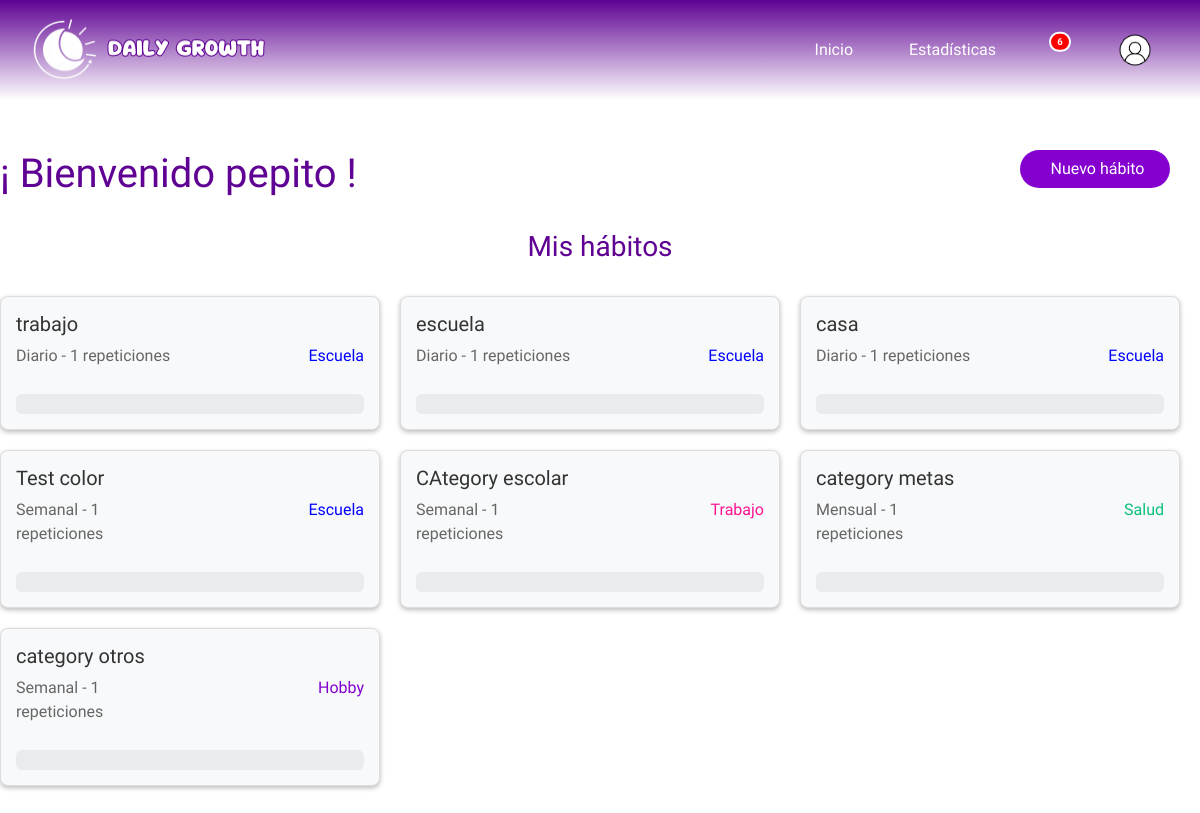
The app's page / (signed in), older data.
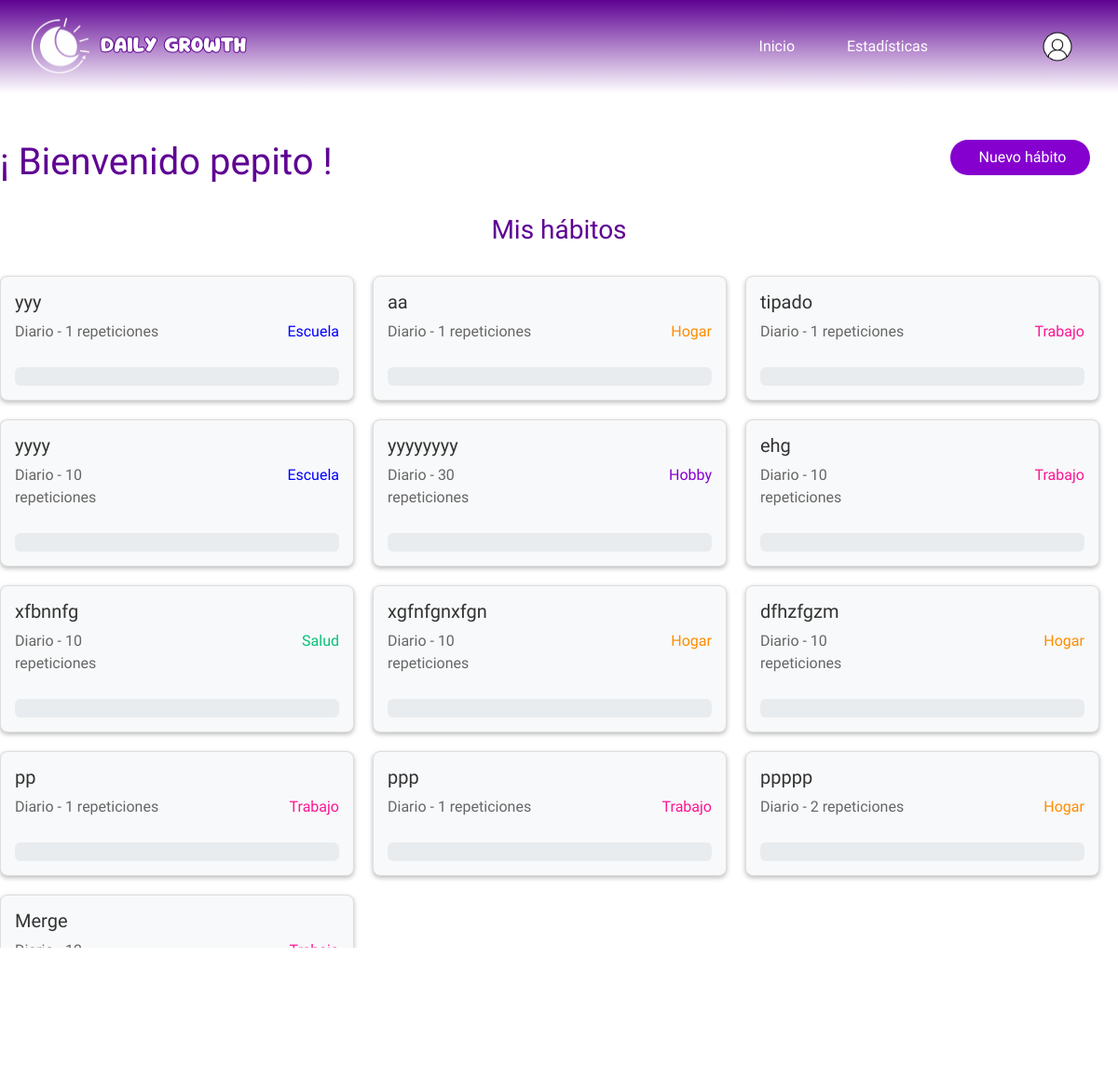
The same page, newer data.
### habit/models.py (models this page shows, shortened)
class Habit(models.Model):
    FREQUENCY = (
        ('Diario', 'Diario'),
        ('Semanal', 'Semanal'),
        ('Mensual', 'Mensual')
    )
    user = models.ForeignKey(User, on_delete=models.CASCADE)
    name = models.CharField(max_length=100)
    created_at = models.DateTimeField(auto_now_add=True)
    updated_at = models.DateTimeField(auto_now=True)
    frequency = models.CharField(max_length=50, choices=FREQUENCY, default='Diario')
    color = models.CharField(max_length=25, default='#FF0000')
    category = models.ForeignKey(Category, on_delete=models.CASCADE, default=1, related_name='habits')
    repetitions = models.PositiveIntegerField(default=1)
    current_progress = models.PositiveIntegerField(default=0)
    last_reset = models.DateTimeField(default=timezone.now)
    def reset_progress_if_needed(self):
        now = timezone.now()
        if self.frequency == 'Diario' and self.last_reset.date() < now.date():
            self.current_progress = 0
            self.last_reset = now
        elif self.frequency == 'Semanal' and (now - self.last_reset).days >= 7:
            self.current_progress = 0
            self.last_reset = now
        elif self.frequency == 'Mensual' and (now.year > self.last_reset.year or now.month > self.last_reset.month):
            self.current_progress = 0
            self.last_reset = now
        self.save()
    def get_progress_percentage(self):
        return (self.current_progress / self.repetitions) * 100 if self.repetitions > 0 else 0

class Category(models.Model):
    CATEGORY_NAME = (
        ('Hogar',   'Hogar'),
        ('Escuela', 'Escuela'),
        ('Trabajo', 'Trabajo'),
        ('Metas',   'Metas'),
        ('Otros',   'Otros')
        )
    name = models.CharField(max_length=100, choices=CATEGORY_NAME, default='Hogar')
    color = models.CharField(max_length=25, default='#FF0000')

### habit/views.py (the view)
# urls.py: path('', habit_list, name='habit_list'),
@login_required
def habit_list(request):
    if request.user.is_authenticated:
        habits = Habit.objects.filter(user=request.user)
        userQuery = User.objects.get(pk=request.user.id)
        for habit in habits:
            habit.reset_progress_if_needed()
        notifications = HabitNotification.objects.filter(
            user=request.user,
            status='pending'
        ).order_by('priority', '-created_at')
        pending_notifications_count = notifications.count()
        return render(request, 'home.html', {
            'habits': habits,
            'username': userQuery.first_name,
            'notifications': notifications,
            'pending_notifications_count': pending_notifications_count
        })
    else:
        return redirect('login')

### templates/home.html (shortened to what this page needs)
{% extends 'base.html' %}
{% load static %}
{% block content %}
{% include 'navbar.html' %}
<link rel="stylesheet" href="{% static 'css/home.css' %}">
<link rel="stylesheet" href="{% static 'css/auth_base.css' %}">
<div class="body-content">
    <div class="row">
        <div class="col-md-10">
            <h1 class="welcome">¡ Bienvenido {{ username }} !</h1>
        </div>
        <div class="col-md">
            <button class="btn btn-style" data-bs-toggle="modal" data-bs-target="#habitModal" data-action="add">
                Nuevo hábito
            </button>
        </div>
    </div>
    <br>
    <div class="row">
        <h3 class="mis-habitos">Mis hábitos</h3>
    </div>
    <br>
    <div class="habits-container">
        {% for habit in habits %}
            <div class="habit-item" data-habit-id="{{ habit.id }}" data-repetitions="{{ habit.repetitions }}">
                <div class="row">
                    <div class="col-md-10">
                        <h5>{{ habit.name }}</h5>
                    </div>
                    <div class="col-md">
                    </div>
                </div>
                <div class="row">
                    <div class="col-md">
                        <p>{{ habit.frequency }} - {{ habit.repetitions }} repeticiones</p>
                    </div>
                    <div class="col-md" style="text-align: end;">
                        {% if habit.category.name == 'Escuela' %}
                            <span style="color: blue;">
                                {{ habit.category.name }}
                            </span>
                        {% elif habit.category.name == 'Trabajo' %}
                            <span style="color:deeppink;">
                                {{ habit.category.name }}
                            </span>
                        {% elif habit.category.name == 'Hogar' %}
                            <span style="color:darkorange;">
                                {{ habit.category.name }}
                            </span>
                        {% elif habit.category.name == 'Salud' %}
                            <span style="color:rgb(9, 192, 122);">
                                {{ habit.category.name }}
                            </span>
                        {% elif habit.category.name == 'Hobby' %}
                            <span style="color: #8500CF;">
                                {{ habit.category.name }}
                            </span>
                        {% elif habit.category.name == 'Otros' %}
                            <span style="color:olive;">
                                <i class="ph ph-sparkle category-icon"></i>{{ habit.category.name }}
                            </span>
                        {% endif %}
                    </div>
                </div>
                <div class="progress" style="height: 20px; margin-top: 10px;">
                </div>
            </div>
        {% endfor %}
    </div>
    <br><br><br>
</div>
{% endblock %}

### templates/base.html (shortened to what this page needs)
<!DOCTYPE html>
{% load static %}
<html lang="es">
<head>
    <link rel="stylesheet" href="{% static 'css/styles.css' %}">
    <link rel="stylesheet" href="{% static 'css/navbar.css' %}">
    <link href="https://cdn.jsdelivr.net/npm/bootstrap@5.3.0/dist/css/bootstrap.min.css" rel="stylesheet">
</head>
<body>
    {% block content %}
    {% endblock %}
</body>
</html>

### templates/navbar.html (shortened to what this page needs)
{% load static %}
<link rel="stylesheet" href="{% static 'css/navbar.css' %}">
<nav class="navbar navbar-expand-lg navDaily">
    <a class="navbar-brand" href="/">
        <img src="{% static 'img/logoNavbar.png'%}" width="250" height="70" alt="logoNavbar">
    </a>
    <div class="collapse navbar-collapse" id="navbarContent">
        <ul class="navbar-nav ms-auto align-items-center">
            <li class="nav-item">
                <a class="nav-link" href="/">Inicio</a>
            </li>
            <li class="nav-item">
                <a class="nav-link" href="{% url 'stats' %}">Estadísticas</a>
            </li>
            <li class="nav-item dropdown">
                <a class="nav-link position-relative notification-bell" href="#" id="notificationDropdown" role="button" data-bs-toggle="dropdown" aria-expanded="false">
                    {% if pending_notifications_count > 0 %}
                        <span class="position-absolute top-0 start-100 translate-middle badge rounded-pill bg-danger notification-badge">
                            {{ pending_notifications_count }}
                        </span>
                    {% endif %}
                </a>
            </li>
            <li class="nav-item dropdown profile">
                <a href="" id="userDropdown" role="button" data-bs-toggle="dropdown" aria-expanded="false">
                    <img src="{% static 'img/user.png' %}" width="50" height="50" class="rounded-circle" alt="User Profile">
                </a>
            </li>
        </ul>
    </div>
</nav>

### habitos/static/css/styles.css (style rules this page uses)
.body-content { max-width: 1280px; margin: auto; margin-top: 50px; }

### habitos/static/css/navbar.css (style rules this page uses)
.navbar-brand { margin-left: 20px; }
.navDaily { background: linear-gradient(to bottom, #5F0293, white); height: 100px; }
.nav-link { color: white !important; font-size: 1rem !important; margin: 20px; transition: transform 0.3s ease, color 0.3s ease; }
.profile { margin-right: 40px; margin-left: 30px; transition: transform 0.3s ease; }
.notification-bell { position: relative; cursor: pointer; }

### habitos/static/css/home.css (style rules this page uses)
.btn-style { width: 150px !important; text-align: center; }
.habits-container { display: flex; flex-wrap: wrap; gap: 20px; justify-content: flex-start; }
.habit-item { background-color: #f8f9fa; color: rgba(200, 0, 255, 0.2); border: 1px solid #ddd; border-radius: 8px; padding: 15px; width: calc(33.333% - 20px); box-shadow: 0 2px 5px rgba(0, 0, 0, 0.267); transition: all 0.3s ease; }
.habit-item h5 { font-family: "Anta", sans-serif; margin-top: 0; color: #333; }
.habit-item p { color: #666; }
.mis-habitos { color: #5F0293; font-family: "Anta", sans-serif; text-align: center; }
.welcome { color: #5F0293; font-family: "Anta", sans-serif; }

### habitos/static/css/auth_base.css (style rules this page uses)
.btn-style { background-color: #8500CF; border-radius: 500px; color: white; font-family: "Anta", sans-serif; width: 200px; }

### templates/base.html (style rules this page uses)
body { font-family: 'Anta', sans-serif; }

Row changes from the older to the newer data that the page shows:
removed Habit: name "trabajo", frequency "Diario", repetitions "1", category.name "Escuela"
removed Habit: name "escuela", frequency "Diario", repetitions "1", category.name "Escuela"
removed Habit: name "casa", frequency "Diario", repetitions "1", category.name "Escuela"
removed Habit: name "Test color", frequency "Semanal", repetitions "1", category.name "Escuela"
removed Habit: name "CAtegory escolar", frequency "Semanal", repetitions "1", category.name "Trabajo"
removed Habit: name "category metas", frequency "Mensual", repetitions "1", category.name "Salud"
removed Habit: name "category otros", frequency "Semanal", repetitions "1", category.name "Hobby"
added Habit: name "yyy", frequency "Diario", repetitions "1", category.name "Escuela"
added Habit: name "aa", frequency "Diario", repetitions "1", category.name "Hogar"
added Habit: name "tipado", frequency "Diario", repetitions "1", category.name "Trabajo"
added Habit: name "yyyy", frequency "Diario", repetitions "10", category.name "Escuela"
added Habit: name "yyyyyyyy", frequency "Diario", repetitions "30", category.name "Hobby"
added Habit: name "ehg", frequency "Diario", repetitions "10", category.name "Trabajo"
added Habit: name "xfbnnfg", frequency "Diario", repetitions "10", category.name "Salud"
added Habit: name "xgfnfgnxfgn", frequency "Diario", repetitions "10", category.name "Hogar"
added Habit: name "dfhzfgzm", frequency "Diario", repetitions "10", category.name "Hogar"
added Habit: name "pp", frequency "Diario", repetitions "1", category.name "Trabajo"
added Habit: name "ppp", frequency "Diario", repetitions "1", category.name "Trabajo"
added Habit: name "ppppp", frequency "Diario", repetitions "2", category.name "Hogar"
added Habit: name "Merge", frequency "Diario", repetitions "12", category.name "Trabajo"
Text that changed along with them:
{{ pending_notifications_count }}: "6" → (not shown)
